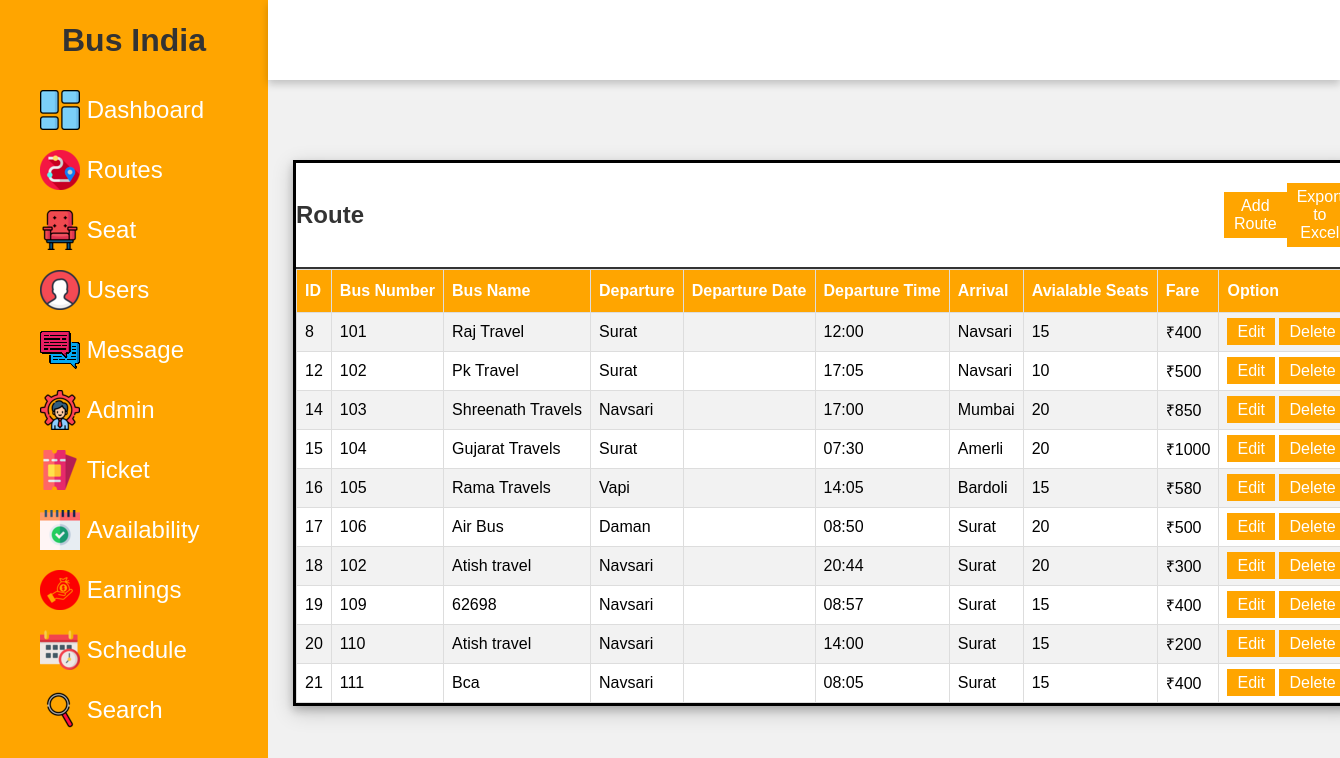
Screenshot of /admin/route.php (signed in) with the database file from the repository.
### tables this page shows
CREATE TABLE IF NOT EXISTS `route` (
  `id` int NOT NULL,
  `busnumber` int NOT NULL,
  `busname` varchar(20) NOT NULL,
  `departure` varchar(20) NOT NULL,
  `duration` varchar(20) NOT NULL,
  `arrival` varchar(20) NOT NULL,
  `aseats` varchar(20) NOT NULL,
  `fare` varchar(20) NOT NULL,
  `date` date NOT NULL
);

### admin/route.php (the view, shortened to what this page needs)
<!DOCTYPE html>
<html lang="en">
<head>
    <link rel="stylesheet" href="style.css">
    <?php
    include('includes/sidebar.php');
     include('includes/topbar.php');
     include('config/dbcon.php');
     ?>
</head>
<body>
    <div class="container">
        <div class="content">
            <div class="content-2" style="padding-top:80px">
                <div class="recent-payments" style="padding-top: -7px;">
                    <div class="title">
                        <h2>Route</h2>
                        <a href="addroute.php" style="margin-left: 860px;" class="btn">Add Route</a>
                        <a href="export/exportroute.php"  class="btn btn-primary btn-sm float-right" style="margin-right: 2px;">Export to Excel </a>
                    </div>
                    <table id="customers">
                        <tr>
                            <th>ID</th>
                            <th>Bus Number</th>
                            <th>Bus Name</th>
                            <th>Departure</th>
                            <th>Departure Date</th>
                            <th>Departure Time</th>
                            <th>Arrival</th>
                            <th>Avialable Seats</th>
                            <th>Fare</th>
                            <th>Option</th>
                        </tr>
                        <?php
                                                    $query = "SELECT * FROM route";
                                                    $query_run = mysqli_query($con, $query);
                                                    if(mysqli_num_rows($query_run)>0)
                                                    {
                                                        foreach($query_run as $row)
                                                        {
                                                ?>
                        <tr>
                           <td><?php echo $row['id']; ?></td>
                                                <td><?php echo $row['busnumber']; ?></td>
                                                <td><?php echo $row['busname']; ?></td>
                                                <td><?php echo $row['departure']; ?></td>
                                                <td><?php echo $row['datee']; ?></td>
                                                <td><?php echo $row['duration']; ?></td>
                                                <td><?php echo $row['arrival']; ?></td>
                                                <td><?php echo $row['aseats']; ?></td>
                                                <td>₹<?php echo $row['fare']; ?></td>
                                                <td><a href="route-edit.php?route_id=<?php echo $row['id']; ?>" class="btn btn-info">Edit</a>
                                                <a href="delete.php?route_id=<?php echo $row['id']; ?>" class="btn btn-info">Delete</a>
                                                                                     </td>
                        </tr>
                        <?php
                                                    }
                                                    }else{
                                                    ?>
                                                    <tr>
                                                        <td>No data Found</td>
                                                    </tr>
                                                    <?php
                                                        }
                                                ?>
                    </table>
                </div>
            </div>
        </div>
    </div>
</body>
</html>

### admin/css/style.css (style rules this page uses)
* { margin: 0; padding: 0; box-sizing: border-box; font-family: 'Poppins', sans-serif; }
body { min-height: 100vh; }
a { text-decoration: none; color: white; }
h1, h2 { color: #333; }
.btn { background: #ffa500; color: white; padding: 5px 10px; text-align: center; }
.title { display: flex; align-items: center; justify-content: space-around; padding-top: 20px; padding-bottom: 20px; border-bottom: 2px solid #333; }
table { padding: 10px; }
th, td { text-align: left; padding: 8px; }
.container { position: absolute; right: 0; width: 80vw; height: 100vh; background: #f1f1f1; }
.container .content { position: relative; margin-top: 10vh; min-height: 90vh; background: #f1f1f1; }
.container .content .content-2 { min-height: 60vh; display: flex; justify-content: space-around; align-items: flex-start; flex-wrap: wrap; }
.container .content .content-2 .recent-payments { min-height: 50vh; flex: 5; background: white; margin: 0 25px 25px 25px; box-shadow: 0 4px 8px 0 rgba(0, 0, 0, 0.2), 0 6px 20px 0 rgba(0, 0, 0, 0.19); border: 3px solid #000000; display: flex; flex-direction: column; }

### admin/route.php (style rules this page uses)
#customers { font-family: Arial, Helvetica, sans-serif; border-collapse: collapse; width: 100%; }
#customers td, #customers th { border: 1px solid #ddd; padding: 8px; }
#customers tr:nth-child(even) { background-color: #f2f2f2; }
#customers th { padding-top: 12px; padding-bottom: 12px; text-align: left; background-color: #ffa500; color: white; }

### rows the page displays
route: id "8", busnumber "101", busname "Raj Travel", departure "Surat", duration "12:00", arrival "Navsari", aseats "15", fare "400"
route: id "12", busnumber "102", busname "Pk Travel", departure "Surat", duration "17:05", arrival "Navsari", aseats "10", fare "500"
route: id "14", busnumber "103", busname "Shreenath Travels", departure "Navsari", duration "17:00", arrival "Mumbai", aseats "20", fare "850"
route: id "15", busnumber "104", busname "Gujarat Travels", departure "Surat", duration "07:30", arrival "Amerli", aseats "20", fare "1000"
route: id "16", busnumber "105", busname "Rama Travels", departure "Vapi", duration "14:05", arrival "Bardoli", aseats "15", fare "580"
route: id "17", busnumber "106", busname "Air Bus", departure "Daman", duration "08:50", arrival "Surat", aseats "20", fare "500"
route: id "18", busnumber "102", busname "Atish travel", departure "Navsari", duration "20:44", arrival "Surat", aseats "20", fare "300"
route: id "19", busnumber "109", busname "62698", departure "Navsari", duration "08:57", arrival "Surat", aseats "15", fare "400"
route: id "20", busnumber "110", busname "Atish travel", departure "Navsari", duration "14:00", arrival "Surat", aseats "15", fare "200"
route: id "21", busnumber "111", busname "Bca", departure "Navsari", duration "08:05", arrival "Surat", aseats "15", fare "400"
